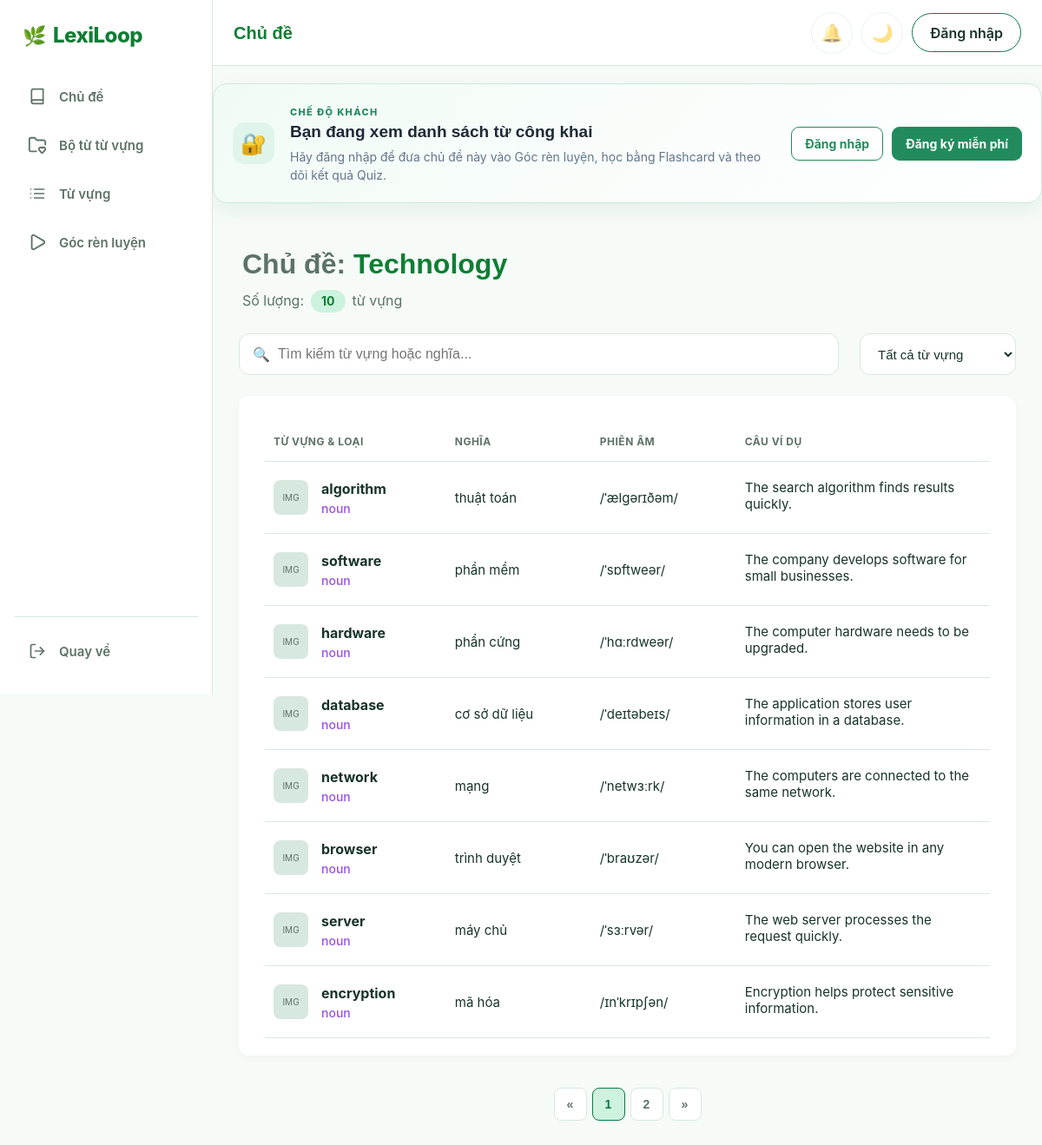
Screenshot of /pages/main/B_DanhSachTuVung.php?topicID=2 with the database file from the repository.
### tables this page shows
CREATE TABLE `Topics` (
  `topicID` int NOT NULL,
  `topicName` varchar(100) NOT NULL,
  `topicDescription` text,
  `category` varchar(20) NOT NULL DEFAULT 'common',
  `created_by` int DEFAULT NULL,
  `topicCreated_at` datetime DEFAULT CURRENT_TIMESTAMP
);

CREATE TABLE `vocabulary` (
  `id` int NOT NULL,
  `topic_id` int DEFAULT NULL,
  `word` varchar(100) NOT NULL,
  `pronunciation` varchar(100) DEFAULT NULL,
  `part_of_speech` varchar(30) DEFAULT NULL,
  `meaning` text NOT NULL,
  `example_sentence` text,
  `created_by` int DEFAULT NULL,
  `created_at` datetime DEFAULT CURRENT_TIMESTAMP,
  `audio_url` varchar(255) DEFAULT NULL
);

### pages/main/B_DanhSachTuVung.php (the view, shortened to what this page needs)
<?php
require_once($_SERVER['DOCUMENT_ROOT'] . "/Connect.php");
$isLoggedIn = isset($_SESSION['user_id']);
$topic_id = isset($_GET['topicID']) ? (int) $_GET['topicID'] : 0;
$sql_topic = "
    SELECT
        topicID,
        topicName,
        topicDescription
    FROM Topics
    WHERE topicID = ?
";
$stmt_topic = mysqli_prepare($link, $sql_topic);
mysqli_stmt_bind_param(
    $stmt_topic,
    "i",
    $topic_id
);
mysqli_stmt_execute($stmt_topic);
$result_topic = mysqli_stmt_get_result($stmt_topic);
$topic = mysqli_fetch_assoc($result_topic);
$sql_count = "
    SELECT COUNT(*) AS word_count
    FROM vocabulary
    WHERE topic_id = ?
";
$stmt_count = mysqli_prepare($link, $sql_count);
mysqli_stmt_bind_param(
    $stmt_count,
    "i",
    $topic_id
);
mysqli_stmt_execute($stmt_count);
$result_count = mysqli_stmt_get_result($stmt_count);
$count_data = mysqli_fetch_assoc($result_count);
$word_count = $count_data['word_count'];
$sql_vocab = "
    SELECT
        id,
        word,
        pronunciation,
        part_of_speech,
        meaning,
        example_sentence,
        audio_url
    FROM vocabulary
    WHERE topic_id = ?
    ORDER BY id ASC
";
$stmt_vocab = mysqli_prepare($link, $sql_vocab);
mysqli_stmt_bind_param(
    $stmt_vocab,
    "i",
    $topic_id
);
mysqli_stmt_execute($stmt_vocab);
$vocab_result = mysqli_stmt_get_result($stmt_vocab);
?>
<!DOCTYPE html>
<html lang="vi">
<head>
    <link rel="stylesheet" type="text/css" href="../../CSS/Style.css">
    <link rel="stylesheet" type="text/css" href="../../CSS/topheader.css">
    <link rel="stylesheet" type="text/css" href="../../CSS/B_DanhSachTuVung.css">
    <link rel="stylesheet" type="text/css" href="../../CSS/responsive.css">
    <link rel="stylesheet" type="text/css" href="../../CSS/guest-preview.css">
</head>
<body>
    <div class="layout-wrapper">
        <?php
        if ($isLoggedIn) {
            include '../../includes/sidebar_user.php';
        } else {
            include '../../includes/sidebar_guest.php';
        }
        ?>
        <main class="main-content">
            <?php
            include '../../includes/topheader.php';
            ?>
            <?php if (!$isLoggedIn): ?>
                <?php
                include '../../includes/guest_invite.php';
                ?>
            <?php endif; ?>
            <div class="content-area">
                <section class="topic-header">
                    <div class="topic-info">
                        <h2 class="topic-name">
                            Chủ đề:
                            <span class="dynamic-text">
                                <?= htmlspecialchars($topic['topicName']) ?>
                            </span>
                        </h2>
                        <p class="topic-count">
                            Số lượng:
                            <span class="dynamic-badge">
                                <?= $word_count ?>
                            </span>
                            từ vựng
                        </p>
                    </div>
                </section>
                <div class="vocabs-toolbar">
                    <div class="vocabs-search">
                        <span class="search-icon" aria-hidden="true">🔍</span>
                        <input type="search" id="vocab-search" name="vocab-search" class="search-input"
                            placeholder="Tìm kiếm từ vựng hoặc nghĩa...">
                    </div>
                    <div class="vocab-filter">
                        <select name="vocab-filter" id="vocab-filter-select">
                            <option value="all">Tất cả từ vựng</option>
                        </select>
                    </div>
                </div>
                <section class="vocab-card">
                    <table class="vocab-table">
                        <thead>
                            <tr>
                                <th class="col-word">TỪ VỰNG & LOẠI</th>
                                <th class="col-meaning">NGHĨA</th>
                                <th class="col-ipa">PHIÊN ÂM</th>
                                <th class="col-example">CÂU VÍ DỤ</th>
                            </tr>
                        </thead>
                        <tbody id="vocab-data-body" class="vocab-data">
                            <?php if (mysqli_num_rows($vocab_result) > 0): ?>
                                <?php while ($vocab = mysqli_fetch_assoc($vocab_result)): ?>
                                    <tr>
                                        <td class="col-word">
                                            <div class="word-info">
                                                <div class="word-img-placeholder">
                                                    IMG
                                                </div>
                                                <div class="word-details">
                                                    <span class="word-name">
                                                        <?= htmlspecialchars($vocab['word']) ?>
                                                    </span>
                                                    <span class="word-type">
                                                        <?= htmlspecialchars($vocab['part_of_speech'] ?? '') ?>
                                                    </span>
                                                </div>
                                            </div>
                                        </td>
                                        <td class="col-meaning">
                                            <?= htmlspecialchars($vocab['meaning']) ?>
                                        </td>
                                        <td class="col-ipa">
                                            <?= htmlspecialchars($vocab['pronunciation'] ?? '') ?>
                                        </td>
                                        <td class="col-example">
                                            <div class="ex-en">
                                                <?= htmlspecialchars($vocab['example_sentence'] ?? '') ?>
                                            </div>
                                        </td>
                                    </tr>
                                <?php endwhile; ?>
                            <?php endif; ?>
                        </tbody>
                    </table>
                </section>
            </div>
        </main>
    </div>
</body>
</html>

### CSS/Style.css (style rules this page uses)
*, *::before, *::after { box-sizing: border-box; }
:root { --color-primary: #0e7748; --color-primary-dark: #0f7e34; --color-primary-light: #cdf2dd; --color-accent: #2563eb; --color-accent-dark: #1d4ed8; --color-accent-light: #eff6ff; --color-warning: #b45309; --color-warning-light: #fff7ed; --color-success: #15803d; --color-danger: #c2413b; --color-danger-light: #fef2f2; --color-background: #f6fbf8; --color-surface: #ffffff; --color-white: #ffffff; --color-border: #d7e8df; --color-text: #17342a; --color-text-muted: #5d7268; --sidebar-width: 245px; --sidebar-width-collapsed: 76px; }
h2 { font-family: Arial, sans-serif; font-size: 32px; font-weight: 600; line-height: 1.3; color: var(--color-text); }
p { margin: 0; font-size: 16px; line-height: 1.6; color: var(--color-text-muted); }
body { margin: 0; padding: 0; background-color: var(--color-background); color: var(--color-text); font-family: -apple-system, BlinkMacSystemFont, "Segoe UI", Roboto, sans-serif; }

### CSS/B_DanhSachTuVung.css (style rules this page uses)
.layout-wrapper { min-height: 100vh; width: 100%; }
.main-content { margin-left: 245px; min-width: 0; display: flex; flex-direction: column; background-color: var(--color-background); }
.content-area { padding: 30px; flex-grow: 1; overflow-y: auto; }
.topic-header { display: flex; justify-content: space-between; align-items: flex-end; margin-bottom: 24px; padding: 0 4px; }
.topic-info { display: flex; flex-direction: column; gap: 8px; }
.topic-name { margin: 0; font-size: 32px; font-weight: 600; color: var(--color-text-muted); }
.topic-name .dynamic-text { font-weight: 800; color: var(--color-primary-dark); }
.topic-count { margin: 0; font-size: 16px; color: var(--color-text-muted); display: flex; align-items: center; gap: 8px; }
.topic-count .dynamic-badge { font-weight: 700; color: var(--color-primary-dark); background-color: var(--color-primary-light); padding: 2px 12px; border-radius: 16px; font-size: 14px; display: inline-block; }
.vocabs-toolbar { display: flex; align-items: center; justify-content: space-between; width: 100%; margin-top: 0; margin-bottom: 24px; gap: 24px; }
.vocabs-search { position: relative; flex: 1; max-width: 1000px; }
.search-icon { position: absolute; left: 16px; top: 50%; transform: translateY(-50%); color: var(--color-text-muted); }
.search-input { width: 100%; height: 48px; padding: 0 16px 0 44px; border: 1px solid var(--color-border); border-radius: 12px; background-color: var(--color-surface); color: var(--color-text); font-size: 16px; outline: none; transition: border-color 0.2s ease, box-shadow 0.2s ease; }
.vocab-filter { display: flex; align-items: center; gap: 12px; flex-shrink: 0; }
.vocab-filter select { min-width: 180px; height: 48px; padding: 0 16px; border: 1px solid var(--color-border); border-radius: 12px; background-color: var(--color-surface); color: var(--color-text); font-size: 15px; cursor: pointer; outline: none; transition: border-color 0.2s ease, box-shadow 0.2s ease; }
.vocab-card { background-color: var(--color-surface); border-radius: 12px; padding: 20px 30px; box-shadow: 0 4px 12px rgba(0, 0, 0, 0.03); }
.vocab-table { width: 100%; border-collapse: collapse; margin-top: 10px; }
.vocab-table th { text-align: left; padding: 15px 10px; color: var(--color-text-muted); font-size: 12px; text-transform: uppercase; letter-spacing: 0.5px; border-bottom: 1px solid var(--color-border); }
.vocab-table td { padding: 20px 10px; border-bottom: 1px solid var(--color-border); vertical-align: middle; }
.word-info { display: flex; align-items: center; gap: 15px; }
.word-img-placeholder { width: 40px; height: 40px; background-color: var(--color-border); border-radius: 8px; display: flex; align-items: center; justify-content: center; font-size: 10px; color: var(--color-text-muted); }
.word-details { display: flex; flex-direction: column; }
.word-name { font-weight: 700; font-size: 16px; color: var(--color-text); margin-bottom: 4px; }
.word-type { font-size: 14px; color: #9b51e0; font-weight: 500; }
.col-meaning, .col-ipa { font-size: 15px; color: var(--color-text); }
.ex-en { font-size: 15px; color: var(--color-text); margin-bottom: 4px; }
.col-word { width: 25%; }
.col-meaning { width: 20%; }
.col-ipa { width: 20%; }
.col-example { width: 35%; }

### CSS/responsive.css (style rules this page uses)
*, *::before, *::after { box-sizing: border-box; }
.flex-item, .main-content, .page-content, .content-area, [class*="_NoiDung"], [class*="_Panel"] { min-width: 0; }
p, h1, h2, h3, h4, a, button, label, td, th { overflow-wrap: anywhere; }

### rows the page displays
topics: topicName "Technology"
vocabulary: word "algorithm", part_of_speech "noun", meaning "thuật toán", pronunciation "/ˈælɡərɪðəm/", example_sentence "The search algorithm finds results quickly."
vocabulary: word "software", part_of_speech "noun", meaning "phần mềm", pronunciation "/ˈsɒftweər/", example_sentence "The company develops software for small businesses."
vocabulary: word "hardware", part_of_speech "noun", meaning "phần cứng", pronunciation "/ˈhɑːrdweər/", example_sentence "The computer hardware needs to be upgraded."
vocabulary: word "database", part_of_speech "noun", meaning "cơ sở dữ liệu", pronunciation "/ˈdeɪtəbeɪs/", example_sentence "The application stores user information in a database."
vocabulary: word "network", part_of_speech "noun", meaning "mạng", pronunciation "/ˈnetwɜːrk/", example_sentence "The computers are connected to the same network."
vocabulary: word "browser", part_of_speech "noun", meaning "trình duyệt", pronunciation "/ˈbraʊzər/", example_sentence "You can open the website in any modern browser."
vocabulary: word "server", part_of_speech "noun", meaning "máy chủ", pronunciation "/ˈsɜːrvər/", example_sentence "The web server processes the request quickly."
vocabulary: word "encryption", part_of_speech "noun", meaning "mã hóa", pronunciation "/ɪnˈkrɪpʃən/", example_sentence "Encryption helps protect sensitive information."

### other values shown
$headerTitle "Chủ đề"
$guestInviteTitle "Bạn đang xem danh sách từ công khai"
$guestInviteMessage "Hãy đăng nhập để đưa chủ đề này vào Góc rèn luyện, học bằng Flashcard và theo dõi kết quả Quiz."
$word_count "10"
